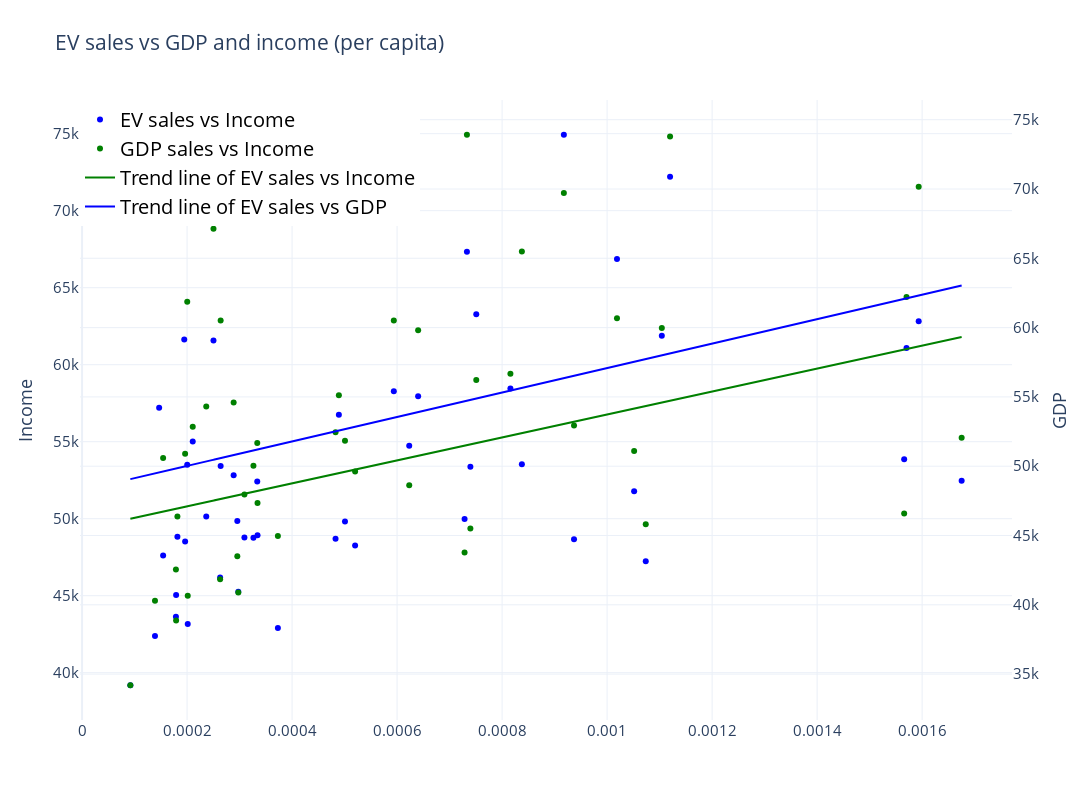

Notebook code for this chart:
### Code cell
trace0 = go.Scatter(x=new1['EV_sale'], 
                y=new1['income'], 
                mode='markers',
                    name= 'EV sales vs Income',
                marker_color='blue')
trace1 = go.Scatter(x=new1['EV_sale'], 
                y=new1['GDP'], 
                mode='markers',
                    name= 'GDP sales vs Income',
                marker_color='green',
                   yaxis="y2")
trace2 = go.Scatter(x=new1['EV_sale'], 
                    y= 7.44877e+06 *new1['EV_sale']+ 49311.5, 
                    mode = "lines",name="Trend line of EV sales vs Income", 
                    marker_color = "green"
                    )
trace3 = go.Scatter(x=new1['EV_sale'], 
                    y= 8.82381e+06 *new1['EV_sale']+ 48255.5, 
                    mode = "lines",
                    name="Trend line of EV sales vs GDP", 
                    marker_color = "blue",yaxis="y2")
data1 = [trace0, trace1, trace2, trace3]
layout = go.Layout(title="EV sales vs GDP and income (per capita)",
                   font_size=15,
                   yaxis=dict(title="Income"),
                   yaxis2=dict(title="GDP", overlaying='y', side="right"),
                   legend=dict(x=0, y=1, font=dict(size=20, color="black")))
fig = go.Figure(data=data1, layout=layout)
fig.update_layout(
    width=1600,
    height=800,
    template='plotly_white'
)
fig.show()
